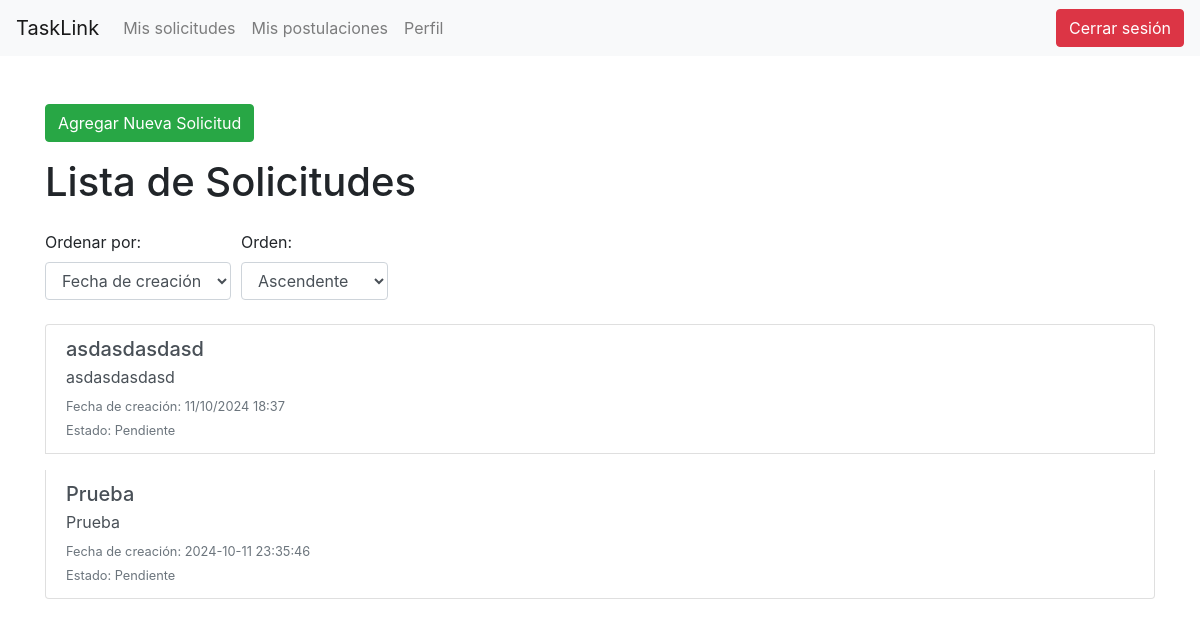
Screenshot of /solicitudes (signed in) with the database file from the repository.
### tables this page shows
CREATE TABLE Tareas (
    ID_tarea INTEGER PRIMARY KEY AUTOINCREMENT,
    ID_creador INTEGER NOT NULL,
    ID_trabajador INTEGER,
    Descripcion TEXT NOT NULL,
    Fecha_creacion DATETIME DEFAULT CURRENT_TIMESTAMP,
    Fecha_limite DATETIME,
    ID_estado INTEGER,
    FOREIGN KEY (ID_creador) REFERENCES Usuarios(ID_usuario),
    FOREIGN KEY (ID_trabajador) REFERENCES Usuarios(ID_usuario),
    FOREIGN KEY (ID_estado) REFERENCES Estados_Tareas(ID_estado)
);

CREATE TABLE Estados_Tareas (
    ID_estado INTEGER PRIMARY KEY AUTOINCREMENT,
    Nombre_estado VARCHAR(50) NOT NULL UNIQUE,  
    Descripcion VARCHAR(50)                       
);

### app.py (the view)
@app.route('/solicitudes')
@login_requerido
def solicitudes():
    conn = get_db_connection()
    order_by = request.args.get('order_by', 'Fecha_creacion')  # Valor por defecto
    sort_order = request.args.get('sort_order', 'asc')  # Valor por defecto: ascendente
    if sort_order not in ['asc', 'desc']:
        sort_order = 'asc'
    solicitudes = conn.execute(f'''
        SELECT T.ID_tarea, T.Descripcion, T.Fecha_creacion, E.Nombre_estado
        FROM Tareas T
        JOIN Estados_Tareas E ON T.ID_estado = E.ID_estado
        WHERE T.ID_creador = ?
        ORDER BY {order_by} {sort_order}
    ''', (session['user_id'],)).fetchall()
    conn.close()
    return render_template('solicitudes.html', solicitudes=solicitudes, order_by=order_by, sort_order=sort_order)

### app.py (called while the page is built)
def get_db_connection():
    conn = sqlite3.connect('TaskLink.db')
    conn.row_factory = sqlite3.Row  # Para acceder a las columnas por nombre
    return conn

def login_requerido(f):
    @wraps(f)
    def decorador(*args, **kwargs):
        if 'user_id' not in session:
            return redirect(url_for('login'))  # Redirige a la página de inicio de sesión
        return f(*args, **kwargs)
    return decorador

### templates/solicitudes.html (shortened to what this page needs)
<!DOCTYPE html>
<html lang="es">
<head>
    <link rel="stylesheet" href="https://stackpath.bootstrapcdn.com/bootstrap/4.5.2/css/bootstrap.min.css">
</head>
<body>
    <nav class="navbar navbar-expand-lg navbar-light bg-light">
        <a class="navbar-brand" href="{{ url_for('index') }}">TaskLink</a>
        <div class="collapse navbar-collapse">
            <ul class="navbar-nav mr-auto">
                <li class="nav-item">
                    <a class="nav-link" href="{{ url_for('solicitudes') }}">Mis solicitudes</a>
                </li>
                <li class="nav-item">
                    <a class="nav-link" href="{{ url_for('postulaciones') }}">Mis postulaciones</a>
                </li>
                <li class="nav-item">
                    <a class="nav-link" href="{{ url_for('perfil') }}">Perfil</a>
                </li>
            </ul>
            <form action="{{ url_for('logout') }}" method="post" class="form-inline">
                <button type="submit" class="btn btn-danger">Cerrar sesión</button>
            </form>
        </div>
    </nav>
    <div class="container mt-5">
        <a href="{{ url_for('agregar_solicitud') }}" class="btn btn-success mb-3">Agregar Nueva Solicitud</a>
        <h1 class="mb-4">Lista de Solicitudes</h1>
        <div class="mb-4">
            <form action="{{ url_for('solicitudes') }}" method="get">
                <div class="form-row align-items-end">
                    <div class="col-auto">
                        <label for="order_by">Ordenar por:</label>
                        <select id="order_by" name="order_by" class="form-control" onchange="this.form.submit()">
                            <option value="Fecha_creacion" {% if order_by=='Fecha_creacion' %}selected{% endif %}>Fecha
                                de creación</option>
                        </select>
                    </div>
                    <div class="col-auto">
                        <label for="sort_order">Orden:</label>
                        <select id="sort_order" name="sort_order" class="form-control" onchange="this.form.submit()">
                            <option value="asc" {% if sort_order=='asc' %}selected{% endif %}>Ascendente</option>
                        </select>
                    </div>
                </div>
            </form>
        </div>
        {% if solicitudes %}
        <div class="list-group">
            {% for solicitud in solicitudes %}
            <div class="list-group-item list-group-item-action mb-3">
                <h5 class="mb-1">{{ solicitud['Descripcion'] }}</h5>
                <p class="mb-1">{{ solicitud['Descripcion'] }}</p>
                <small class="text-muted">Fecha de creación: {{ solicitud['Fecha_creacion'] }}</small><br>
                <small class="text-muted">Estado: {{ solicitud['Nombre_estado'] }}</small>
            </div>
            {% endfor %}
        </div>
        {% else %}
        <div class="alert alert-info" role="alert">
            No hay solicitudes disponibles.
        </div>
        {% endif %}
    </div>
</body>
</html>

### rows the page displays
Tareas: Descripcion "asdasdasdasd", Fecha_creacion "11/10/2024 18:37", Nombre_estado "Pendiente"
Tareas: Descripcion "Prueba", Fecha_creacion "2024-10-11 23:35:46", Nombre_estado "Pendiente"
